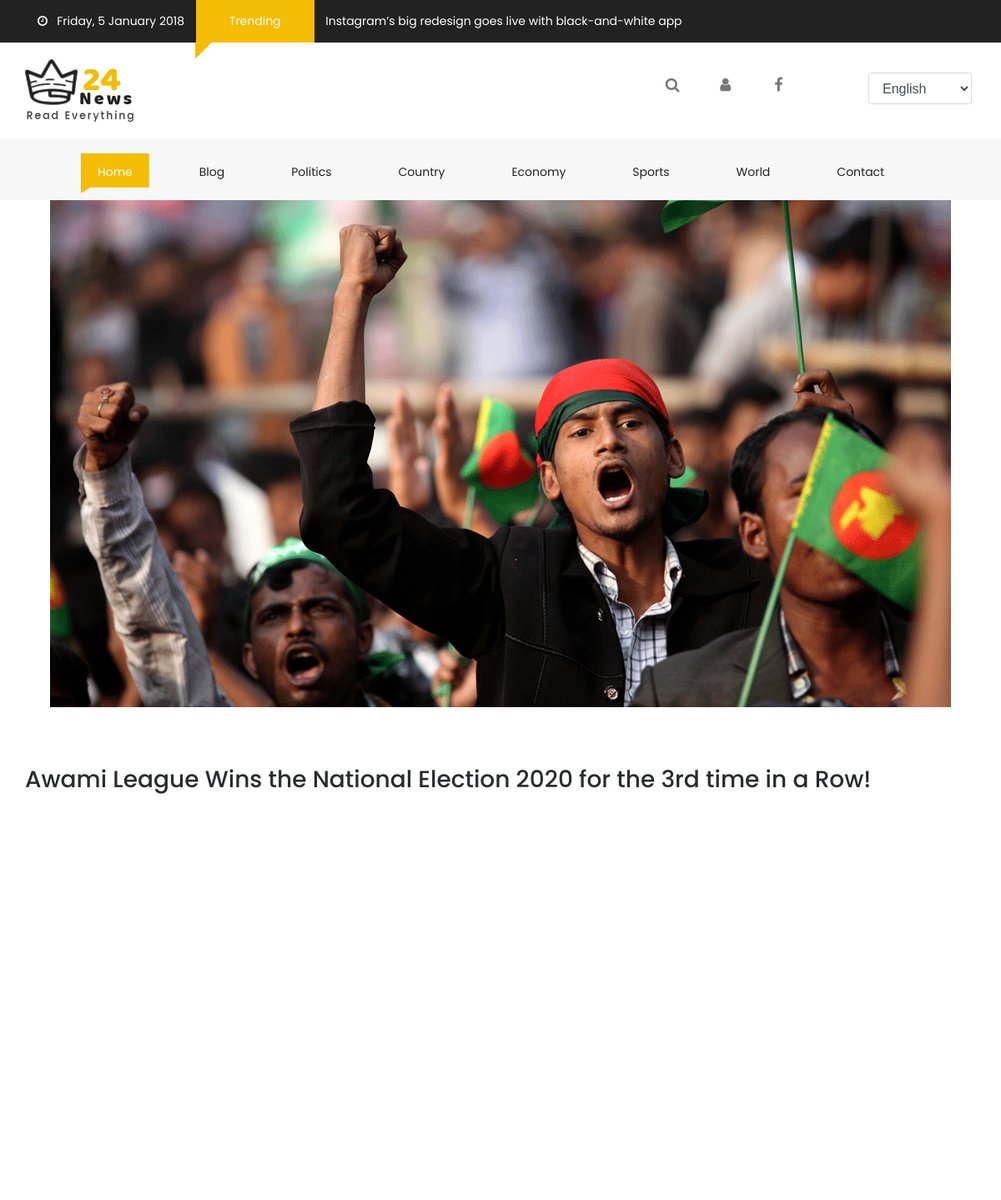
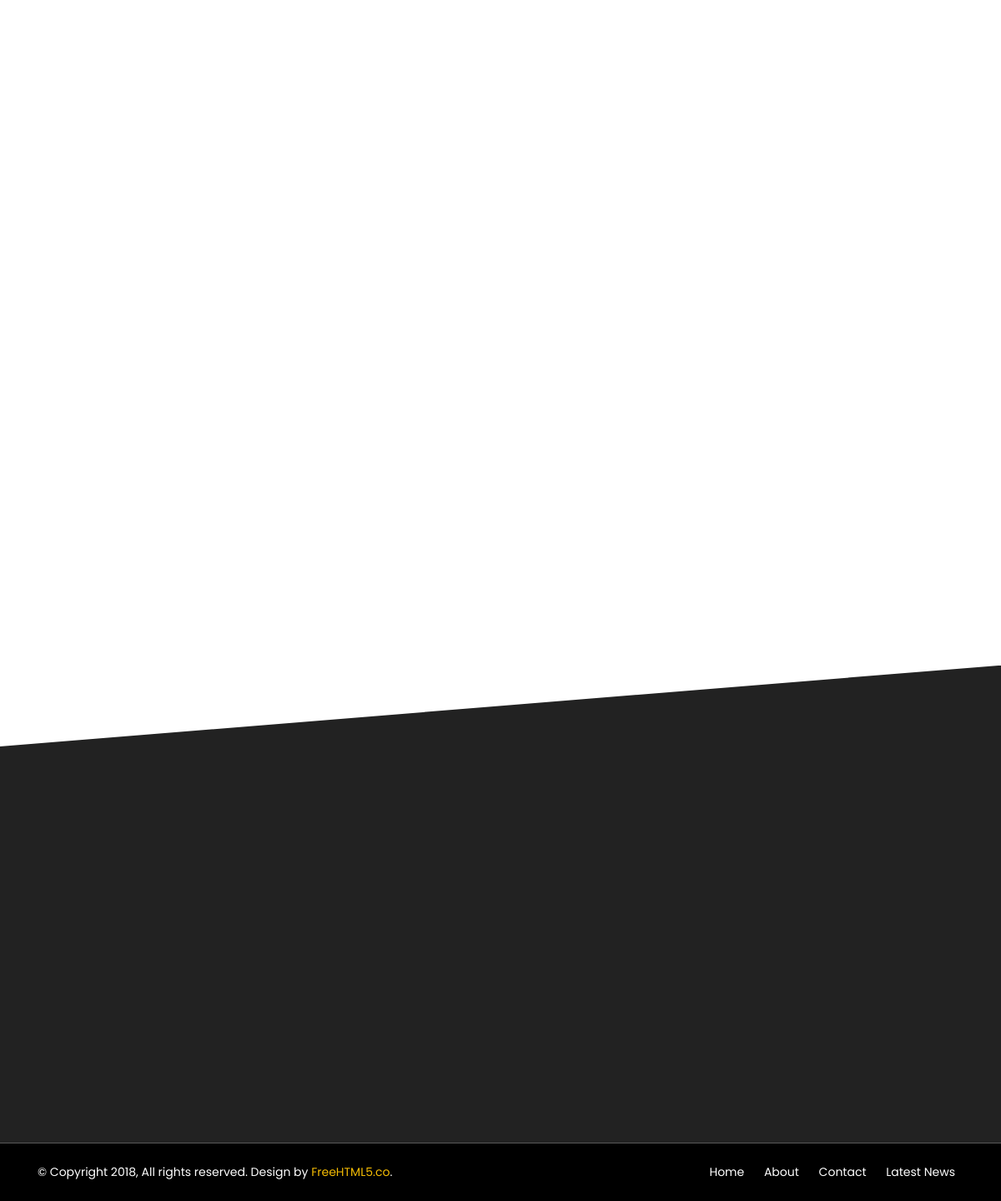
The app's page /news/Politics/Election/1 with its own data (2 pictures, top to bottom).
### home/models.py (models this page shows, shortened)
class Categories(models.Model):
    name = models.CharField(max_length=1000)
    image = models.ImageField(upload_to='images')
    slug = models.CharField(max_length=1000, default='')
    def __str__(self):
        return self.name

class News(models.Model):
    name = models.CharField(max_length=1000)
    category = models.ForeignKey(Categories, on_delete=models.CASCADE)
    subCategory = models.ForeignKey(SubCategories, on_delete=models.CASCADE)
    author = models.ForeignKey(User, on_delete=models.CASCADE,)
    image = models.ImageField(upload_to='images')
    description = models.CharField(max_length=9999999999999)
    place = models.CharField(max_length=5000)
    date = models.DateField(auto_now_add=True, auto_now=False, blank=True)
    visits = models.PositiveIntegerField(default=0)
    class Meta:
        ordering = ['-visits']

### home/views.py (the view)
# urls.py: path('news/<str:category>/<str:subCategory>/<str:singleNewsID>', views.SingleNews, name='SingleNews'),
def SingleNews(request, category, subCategory, singleNewsID):
    singleNews = News.objects.get(id=singleNewsID)
    singleNews.visits = int(singleNews.visits) + 1
    singleNews.save()
    news = News.objects.all()
    category = Categories.objects.all()
    subcategories = SubCategories.objects.all()
    authors = Authors.objects.all()
    links = ImportantLinks.objects.all()
    relatedNews = News.objects.filter(category=singleNews.category).all()
    params = {'news': news, 'category':category, 'subcategories':subcategories, 'authors':authors, 'links':links, 'singleNews':singleNews, 'relatedNews':relatedNews}
    return render(request, 'single.html', params)

### home/models.py (called while the page is built)
    def __str__(self):
        return self.name

### home/templatetags/multiply.py (called while the page is built)
@register.filter
def in_category(things, category):
    return things.filter(category=category)

### home/templates/single.html (shortened to what this page needs)
{% extends 'layout.html' %}
{% block body %}
<div class="text-center">
    <img src="/media/{{singleNews.image}}" alt="" class="img-fluid">
</div>
<div id="fh5co-single-content mt-5 pt-5" class="container-fluid pb-4 pt-4 paddding">
    <div class="container paddding">
        <div class="row mx-0">
            <div class="text-center h3 my-5">{{singleNews.name}}</div>
        </div>
    </div>
</div>
<div class="container-fluid pb-4 pt-5">
</div>
{% endblock %}

### home/templates/layout.html (shortened to what this page needs)
{% load multiply %}
<!DOCTYPE html>
<html lang="en" class="no-js">
<head>
    <link href="/static/css/media_query.css" rel="stylesheet" type="text/css"/>
    <link href="/static/css/bootstrap.css" rel="stylesheet" type="text/css"/>
    <link href="https://maxcdn.bootstrapcdn.com/font-awesome/4.7.0/css/font-awesome.min.css" rel="stylesheet"
>
    <link href="/static/css/animate.css" rel="stylesheet" type="text/css"/>
    <link href="/static/css/owl.carousel.css" rel="stylesheet" type="text/css"/>
    <link href="/static/css/owl.theme.default.css" rel="stylesheet" type="text/css"/>
    <link href="/static/css/style_1.css" rel="stylesheet" type="text/css"/>
</head>
<body>
<div class="container-fluid fh5co_header_bg">
    <div class="container">
        <div class="row">
            <div class="col-12 fh5co_mediya_center"><a href="#" class="color_fff fh5co_mediya_setting"><i
                    class="fa fa-clock-o"></i>&nbsp;&nbsp;&nbsp;Friday, 5 January 2018</a>
                <div class="d-inline-block fh5co_trading_posotion_relative"><a href="#" class="treding_btn">Trending</a>
                    <div class="fh5co_treding_position_absolute"></div>
                </div>
                <a href="#" class="color_fff fh5co_mediya_setting">Instagram’s big redesign goes live with black-and-white app</a>
            </div>
        </div>
    </div>
</div>
<div class="container-fluid">
    <div class="container">
        <div class="row">
            <div class="col-12 col-md-3 fh5co_padding_menu">
                <img src="/static/images/logo.png" alt="img" class="fh5co_logo_width"/>
            </div>
            <div class="col-12 col-md-9 align-self-center fh5co_mediya_right">
                <div class="text-center d-inline-block">
                    <a class="fh5co_display_table"><div class="fh5co_verticle_middle"><i class="fa fa-search"></i></div></a>
                </div>
                <div class="text-center d-inline-block">
                    <a class="fh5co_display_table" href='/accounts/login'><div class="fh5co_verticle_middle"><i class="fa fa-user"></i></div></a>
                </div>
                <div class="text-center d-inline-block">
                    <a href="https://fb.com/fh5co" target="_blank" class="fh5co_display_table"><div class="fh5co_verticle_middle"><i class="fa fa-facebook"></i></div></a>
                </div>
                <div class="text-center d-inline-block">
                    <a href="https://fb.com/fh5co" target="_blank" class="fh5co_display_table"><div class="fh5co_verticle_middle"></div></a>
                </div>
                <div class="d-inline-block text-center dd_position_relative ">
                    <select class="form-control fh5co_text_select_option">
                        <option>English </option>
                    </select>
                </div>
            </div>
        </div>
    </div>
</div>
<div class="container-fluid bg-faded fh5co_padd_mediya padding_786">
    <div class="container padding_786">
        <nav class="navbar navbar-toggleable-md navbar-light ">
            <div class="collapse navbar-collapse" id="navbarSupportedContent">
                <ul class="navbar-nav mr-auto">
                    <li class="nav-item active">
                        <a class="nav-link" href="/">Home <span class="sr-only">(current)</span></a>
                    </li>
                    <li class="nav-item ">
                        <a class="nav-link" href="/">Blog <span class="sr-only">(current)</span></a>
                    </li>
                    {% for i in category %}
                    <li class="nav-item dropdown">
                        <a class="nav-link" href='/news/{{i.name}}' id="dropdownMenuButton2" data-toggle="dropdown"
                           aria-haspopup="true" aria-expanded="false">{{i.name}} <span class="sr-only">(current)</span></a>
                    </li>
                    {% endfor %}
                    <li class="nav-item ">
                        <a class="nav-link" href="/contact-us">Contact <span class="sr-only">(current)</span></a>
                    </li>
                </ul>
            </div>
        </nav>
    </div>
</div>
{% block body %}{{% endblock %}
<div class="container-fluid fh5co_footer_bg pb-3">
</div>
<div class="container-fluid fh5co_footer_right_reserved">
    <div class="container">
        <div class="row  ">
            <div class="col-12 col-md-6 py-4 Reserved"> © Copyright 2018, All rights reserved. Design by <a href="https://freehtml5.co" title="Free HTML5 Bootstrap templates">FreeHTML5.co</a>. </div>
            <div class="col-12 col-md-6 spdp_right py-4">
                <a href="#" class="footer_last_part_menu">Home</a>
                <a href="Contact_us.html" class="footer_last_part_menu">About</a>
                <a href="Contact_us.html" class="footer_last_part_menu">Contact</a>
                <a href="blog.html" class="footer_last_part_menu">Latest News</a></div>
        </div>
    </div>
</div>
</body>
</html>

### home/static/css/style_1.css (style rules this page uses)
a,a:hover { color:#f5bc04 }
.fh5co_header_bg { background:#222;color:#fff }
.color_fff { color:#fff !important }
.treding_btn { background:#f5bc04;color:#fff;margin:0 10px;display:inline-block;padding:15px 40px }
.fh5co_trading_posotion_relative { position:relative }
.fh5co_treding_position_absolute { -webkit-clip-path:polygon(0 1%, 100% 0, 0 100%, 0% 100%);-moz-clip-path:polygon(0 1%, 100% 0, 0 100%, 0% 100%);-ms-clip-path:polygon(0 1%, 100% 0, 0 100%, 0% 100%);clip-path:polygon(0 1%, 100% 0, 0 100%, 0% 100%);height:20px;width:20px;background:#f5bc04;position:absolute;left:9px }
.fh5co_logo_width { width:130px }
.fh5co_mediya_right { text-align:right }
.fh5co_display_table { height:40px;width:40px;display:table;color:#777;font-size:18px;border:1px solid #fff !important;cursor:pointer;-webkit-border-radius:50%;-moz-border-radius:50%;-ms-border-radius:50%;border-radius:50%;transition:1s;margin:0 10px;color:#777 !important }
.fh5co_verticle_middle { vertical-align:middle;display:table-cell }
.fh5co_text_select_option { margin:0 10px;position:relative;top:-10px }
.navbar-light .navbar-nav .open>.nav-link,.navbar-light .navbar-nav .active>.nav-link,.navbar-light .navbar-nav .nav-link.open,.navbar-light .navbar-nav .nav-link.active { color:#fff !important;padding-top:12px !important;padding-bottom:15px !important;padding-left:20px !important;padding-right:20px !important;margin:0 20px !important;-moz-transition:all .5s ease;-o-transition:all .5s ease;-webkit-transition:all .5s ease;-ms-transition:all .5s ease;transition:all .5s ease;background:#f5bc04 !important;-webkit-clip-path:polygon(100% 0, 100% 85%, 14% 85%, 0 100%, 0% 60%, 0 0);-moz-clip-path:polygon(100% 0, 100% 85%, 14% 85%, 0 100%, 0% 60%, 0 0);-ms-clip-path:polygon(100% 0, 100% 85%, 14% 85%, 0 100%, 0% 60%, 0 0);clip-path:polygon(100% 0, 100% 85%, 14% 85%, 0 100%, 0% 60%, 0 0) }
.navbar-light .navbar-nav .nav-link { color:#222 !important;padding-top:12px !important;padding-bottom:15px !important;padding-left:20px !important;padding-right:20px !important;margin:0 20px !important;-moz-transition:all .5s ease;-o-transition:all .5s ease;-webkit-transition:all .5s ease;-ms-transition:all .5s ease;transition:all .5s ease;position:relative !important;-webkit-clip-path:polygon(100% 0, 100% 85%, 14% 85%, 0 100%, 0% 60%, 0 0);-moz-clip-path:polygon(100% 0, 100% 85%, 14% 85%, 0 100%, 0% 60%, 0 0);-ms-clip-path:polygon(100% 0, 100% 85%, 14% 85%, 0 100%, 0% 60%, 0 0);clip-path:polygon(100% 0, 100% 85%, 14% 85%, 0 100%, 0% 60%, 0 0) }
.fh5co_padding_menu { padding:20px 0 }
.fh5co_padd_mediya { padding-top:10px }
.paddding { padding-left:0 !important;padding-right:0 !important }
.fh5co_footer_bg { background:#222;color:#fff;-webkit-clip-path:polygon(0 17%, 100% 0, 100% 100%, 0% 100%);clip-path:polygon(0 17%, 100% 0, 100% 100%, 0% 100%) }
.fh5co_footer_right_reserved { background:#000 !important;color:#fff !important }
.footer_last_part_menu { color:#fff !important;padding:0 10px }
.spdp_right { text-align:right }
.dd_position_relative { position:relative }

### records on screen
Categories: name "Politics"
Categories: name "Country"
Categories: name "Economy"
Categories: name "Sports"
Categories: name "World"
News: image (picture), name "Awami League Wins the National Election 2020 for the 3rd time in a Row!"
